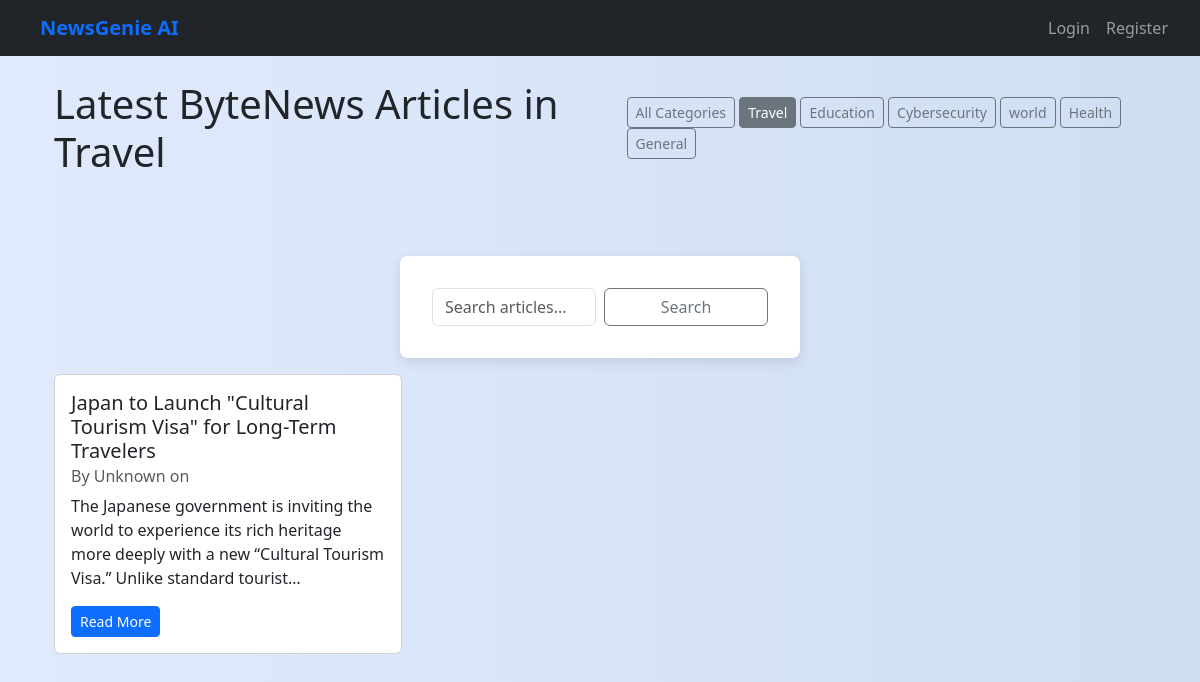
/articles/?category=Travel, run on the app's committed database.
### news/models.py (models this page shows, shortened)
class Category(models.Model):
    name = models.CharField(max_length=100)
    description = models.TextField(blank=True)
    class Meta:
        ordering = ['name']

class Article(models.Model):
    title = models.CharField(max_length=200)
    content = models.TextField()
    summary = models.TextField(blank=True)
    source_url = models.URLField()
    category = models.ForeignKey(Category, on_delete=models.CASCADE)
    published_date = models.DateTimeField(default=timezone.now)
    link = models.URLField(null=True, blank=True)
    publication_date = models.DateTimeField(null=True, blank=True)
    author = models.CharField(max_length=255, default='Unknown')
    created_at = models.DateTimeField(auto_now_add=True)
    audio_file = models.FileField(upload_to='audio/', blank=True, null=True)
    class Meta:
        ordering = ['-published_date']

### news/views.py (the view, shortened to what this page needs)
# urls.py: path('', ArticleListView.as_view(), name='home'),  # ✅ This name='home' must exist!
class ArticleListView(ListView):
    model = Article
    template_name = 'news/article_list.html'
    context_object_name = 'articles'
    ordering = ['-published_date']
    paginate_by = 10
    def get_queryset(self):
        queryset = super().get_queryset()
        category_name = self.request.GET.get('category')
        query = self.request.GET.get('q')
        if category_name:
            queryset = queryset.filter(category__name__iexact=category_name)
        return queryset
    def get_context_data(self, **kwargs):
        context = super().get_context_data(**kwargs)
        context['categories'] = Category.objects.all()
        context['categories'] = Category.objects.annotate(article_count=Count('article'))
        context['current_category'] = self.request.GET.get('category', '')
        context['query'] = self.request.GET.get('q', '')
        context['recommendations'] = []
        return context

### news/templates/news/article_list.html (shortened to what this page needs)
{% extends 'base.html' %}
{% block content %}
<div class="container mt-4">
    <div class="d-flex justify-content-between align-items-center mb-4">
        <h1 class="mb-0">Latest ByteNews Articles {% if current_category != 'All' %}in {{ current_category }}{% endif %}</h1>
        <div>
            <a href="{% url 'home' %}" class="btn btn-outline-secondary btn-sm {% if current_category == 'All' %}active{% endif %}">All Categories</a>
            {% for category in categories %}
                <a href="{% url 'home' %}?category={{ category.name }}" class="btn btn-outline-secondary btn-sm {% if current_category == category.name %}active{% endif %}">{{ category.name }}</a>
            {% endfor %}
        </div>
    </div>
    <form method="get" action="{% url 'home' %}" class="d-flex align-items-stretch mb-3">
        <input type="text" name="q" value="{{ search_query }}" placeholder="Search articles..." class="form-control me-2" />
        <button type="submit" class="btn btn-outline-secondary">Search</button>
    </form>
    <div class="row">
        {% for article in articles %}
        <div class="col-md-6 col-lg-4 mb-4">
            <div class="card h-100">
                <div class="card-body">
                    <h5 class="card-title">{{ article.title }}</h5>
                    <h6 class="card-subtitle mb-2 text-muted">
                        By {{ article.author }} on {{ article.publication_date|date:"F d, Y" }}
                    </h6>
                    <p class="card-text mt-2">{{ article.content|truncatechars:150 }}</p>
                    <a href="{% url 'article_detail' article.pk %}" class="btn btn-sm btn-primary">Read More</a>
                </div>
            </div>
        </div>
        {% empty %}
            <p class="col-12">No articles found.</p>
        {% endfor %}
    </div>
</div>
{% endblock %}

### static/css/styles.css (style rules this page uses)
body { font-family: 'Segoe UI', Tahoma, Geneva, Verdana, sans-serif; background: linear-gradient(to right, #e0eafc, #cfdef3); margin: 0; padding: 0; }
form { background-color: white; max-width: 400px; margin: 5rem auto; padding: 2rem; border-radius: 8px; box-shadow: 0px 4px 12px rgba(0, 0, 0, 0.1); }
button { background-color: #2980b9; color: white; border: none; padding: 0.75rem 1.5rem; width: 100%; border-radius: 5px; font-size: 1rem; transition: background-color 0.3s ease; cursor: pointer; }

### data on the page
Category: name "Travel"
Category: name "Education"
Category: name "Cybersecurity"
Category: name "world"
Category: name "Health"
Category: name "General"
Article: title "Japan to Launch \"Cultural Tourism Visa\" for Long-Term Travelers", author "Unknown", content "The Japanese government is inviting the world to experience its rich heritage more deeply with a new “Cultural Tourism Visa.” Unlike standard tourist…"
